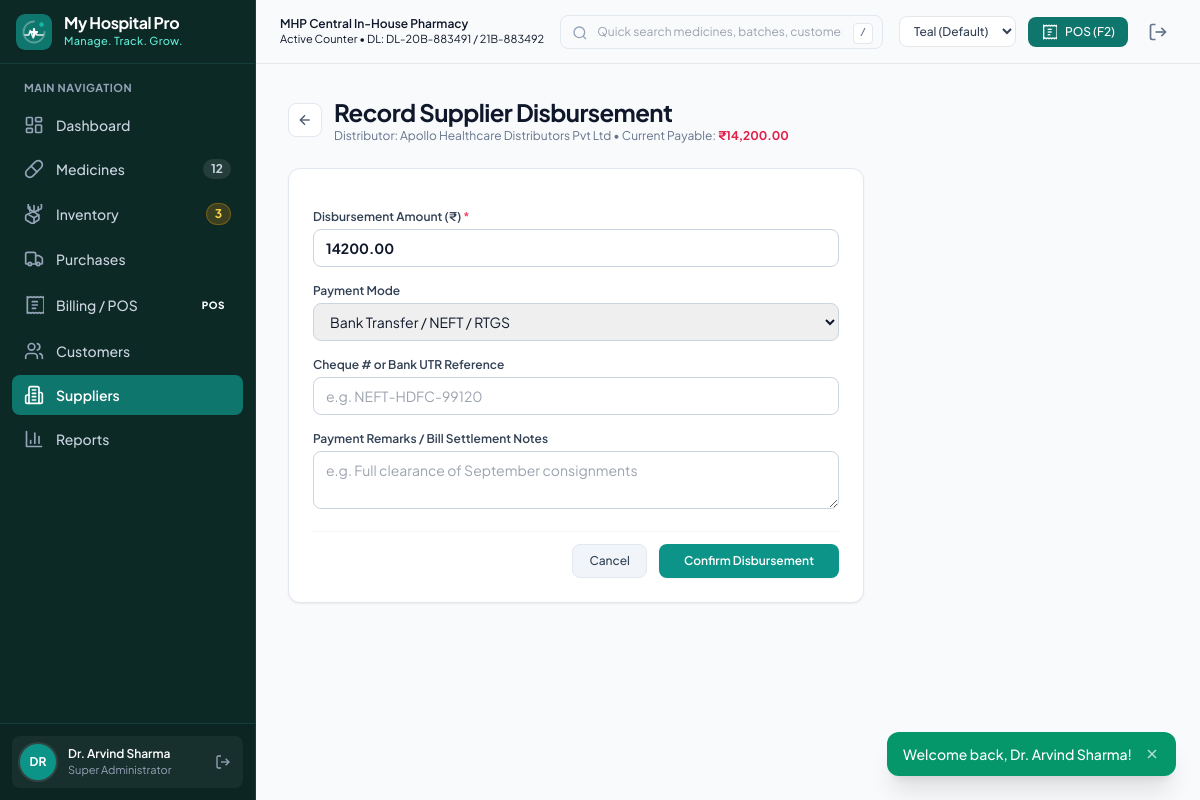
The app's page /suppliers/payment.php?supplier_id=1 (signed in) with its own data.
### tables this page shows
CREATE TABLE `users` (
  `id` INT UNSIGNED NOT NULL AUTO_INCREMENT,
  `name` VARCHAR(100) NOT NULL,
  `username` VARCHAR(50) NOT NULL UNIQUE,
  `email` VARCHAR(100) NOT NULL UNIQUE,
  `password` VARCHAR(255) NOT NULL,
  `role_id` INT UNSIGNED NOT NULL,
  `phone` VARCHAR(20) DEFAULT NULL,
  `status` ENUM('active', 'inactive') NOT NULL DEFAULT 'active',
  `last_login` DATETIME DEFAULT NULL,
  `created_at` TIMESTAMP NOT NULL DEFAULT CURRENT_TIMESTAMP,
  `updated_at` TIMESTAMP NOT NULL DEFAULT CURRENT_TIMESTAMP ON UPDATE CURRENT_TIMESTAMP,
  PRIMARY KEY (`id`),
  KEY `idx_users_role` (`role_id`),
  CONSTRAINT `fk_users_role` FOREIGN KEY (`role_id`) REFERENCES `roles` (`id`) ON UPDATE CASCADE
);

CREATE TABLE `roles` (
  `id` INT UNSIGNED NOT NULL AUTO_INCREMENT,
  `name` VARCHAR(50) NOT NULL UNIQUE,
  `display_name` VARCHAR(100) NOT NULL,
  `description` TEXT DEFAULT NULL,
  `created_at` TIMESTAMP NOT NULL DEFAULT CURRENT_TIMESTAMP,
  PRIMARY KEY (`id`)
);

CREATE TABLE `suppliers` (
  `id` INT UNSIGNED NOT NULL AUTO_INCREMENT,
  `supplier_code` VARCHAR(30) NOT NULL UNIQUE,
  `name` VARCHAR(150) NOT NULL,
  `company_name` VARCHAR(150) DEFAULT NULL,
  `contact_person` VARCHAR(100) NOT NULL,
  `phone` VARCHAR(30) NOT NULL,
  `email` VARCHAR(100) DEFAULT NULL,
  `address` VARCHAR(255) DEFAULT NULL,
  `city` VARCHAR(80) DEFAULT 'Delhi',
  `state` VARCHAR(80) DEFAULT 'Delhi',
  `pincode` VARCHAR(20) DEFAULT '110006',
  `gstin` VARCHAR(30) NOT NULL,
  `drug_license` VARCHAR(80) DEFAULT NULL,
  `payment_terms` VARCHAR(50) DEFAULT '30 Days Net',
  `opening_balance` DECIMAL(10,2) NOT NULL DEFAULT 0.00,
  `current_balance` DECIMAL(10,2) NOT NULL DEFAULT 0.00,
  `status` ENUM('active', 'inactive') NOT NULL DEFAULT 'active',
  `created_at` TIMESTAMP NOT NULL DEFAULT CURRENT_TIMESTAMP,
  `updated_at` TIMESTAMP NOT NULL DEFAULT CURRENT_TIMESTAMP ON UPDATE CURRENT_TIMESTAMP,
  PRIMARY KEY (`id`),
  KEY `idx_supp_name` (`name`),
  KEY `idx_supp_phone` (`phone`),
  KEY `idx_supp_gstin` (`gstin`)
);

### includes/functions.php (called while the page is built, shortened)
<?php
function get_root_url(): string {
    $script = str_replace('\\', '/', $_SERVER['SCRIPT_NAME'] ?? '');
    if (strpos($script, '/medicines/') !== false ||
        strpos($script, '/purchases/') !== false ||
        strpos($script, '/inventory/') !== false ||
        strpos($script, '/billing/') !== false ||
        strpos($script, '/customers/') !== false ||
        strpos($script, '/suppliers/') !== false ||
        strpos($script, '/reports/') !== false ||
        strpos($script, '/auth/') !== false ||
        strpos($script, '/api/') !== false ||
        strpos($script, '/install/') !== false) {
        return '../';
    }
    return '';
}
function e(?string $string): string {
    return htmlspecialchars((string)$string, ENT_QUOTES, 'UTF-8');
}
function format_currency($amount): string {
    $val = (float)($amount ?? 0);
    return '₹' . number_format($val, 2);
}
function get_setting(string $key, $default = null): ?string {
    static $settings = null;
    if ($settings === null) {
        try {
            $db = get_db();
            $stmt = $db->query("SELECT setting_key, setting_value FROM settings");
            $settings = $stmt->fetchAll(PDO::FETCH_KEY_PAIR) ?: [];
        } catch (Exception $e) {
            $settings = [];
        }
    }
    return $settings[$key] ?? $default;
}

### includes/auth.php (called while the page is built, shortened)
<?php
function current_user(): ?array {
    static $user = null;
    if ($user === null) {
        $db = get_db();
        $stmt = $db->prepare("SELECT u.*, r.name as role_name, r.display_name as role_display
                              FROM users u
                              JOIN roles r ON u.role_id = r.id
                              WHERE u.id = ? AND u.status = 'active' LIMIT 1");
        $stmt->execute([$_SESSION['user_id']]);
        $user = $stmt->fetch() ?: null;
    }
    return $user;
}

### suppliers/payment.php (the view, shortened to what this page needs)
<?php
$current_page = "suppliers";
require_once __DIR__ . '/../includes/header.php';
require_once __DIR__ . '/../includes/sidebar.php';
$db = get_db();
$supplier_id = (int)($_GET['supplier_id'] ?? 0);
$stmt = $db->prepare("SELECT * FROM suppliers WHERE id = ?");
$stmt->execute([$supplier_id]);
$supp = $stmt->fetch();
?>
<div class="flex-1 flex flex-col min-w-0 overflow-hidden">
    <?php require_once __DIR__ . '/../includes/navbar.php'; ?>
    <main class="flex-1 overflow-y-auto p-4 md:p-6 lg:p-8 space-y-6">
        <div class="flex items-center justify-between">
            <div class="flex items-center gap-3">
                <a href="view.php?id=<?= $supplier_id ?>" class="p-2 rounded-lg bg-white border border-slate-200 text-slate-600 hover:bg-slate-50 transition-colors">
                    <svg class="w-4 h-4" viewBox="0 0 24 24" fill="none" stroke="currentColor" stroke-width="2"><path d="m12 19-7-7 7-7"/><path d="M19 12H5"/></svg>
                </a>
                <div>
                    <h1 class="text-xl md:text-2xl font-bold text-slate-900 tracking-tight">Record Supplier Disbursement</h1>
                    <p class="text-xs text-slate-500">Distributor: <?= e($supp['name']) ?> • Current Payable: <strong class="text-rose-600"><?= format_currency($supp['current_balance']) ?></strong></p>
                </div>
            </div>
        </div>
        <div class="max-w-xl">
            <form method="POST" action="payment.php?supplier_id=<?= $supplier_id ?>" class="app-card p-6 bg-white border border-slate-200 rounded-xl shadow-xs space-y-4">
                <div>
                    <label class="text-xs font-semibold text-slate-700 mb-1 block">Disbursement Amount (₹) <span class="text-rose-500">*</span></label>
                    <input type="number" step="0.01" name="amount" required value="<?= e($supp['current_balance']) ?>" max="<?= e($supp['current_balance']) ?>" class="w-full border border-slate-300 rounded-lg px-3 py-2 text-xs sm:text-sm font-bold text-slate-900 focus:ring-2 focus:ring-teal-600">
                </div>
                <div>
                    <label class="text-xs font-semibold text-slate-700 mb-1 block">Payment Mode</label>
                    <select name="payment_method" class="w-full border border-slate-300 rounded-lg px-3 py-2 text-xs sm:text-sm focus:ring-2 focus:ring-teal-600">
                        <option value="Bank Transfer / NEFT">Bank Transfer / NEFT / RTGS</option>
                    </select>
                </div>
                <div>
                    <label class="text-xs font-semibold text-slate-700 mb-1 block">Cheque # or Bank UTR Reference</label>
                    <input type="text" name="reference_number" placeholder="e.g. NEFT-HDFC-99120" class="w-full border border-slate-300 rounded-lg px-3 py-2 text-xs sm:text-sm focus:ring-2 focus:ring-teal-600">
                </div>
                <div>
                    <label class="text-xs font-semibold text-slate-700 mb-1 block">Payment Remarks / Bill Settlement Notes</label>
                    <textarea name="notes" rows="2" placeholder="e.g. Full clearance of September consignments" class="w-full border border-slate-300 rounded-lg px-3 py-2 text-xs sm:text-sm focus:ring-2 focus:ring-teal-600"></textarea>
                </div>
                <div class="flex items-center justify-end gap-3 pt-3 border-t border-slate-100">
                    <a href="view.php?id=<?= $supplier_id ?>" class="btn-secondary text-xs py-2 px-4 bg-slate-100 text-slate-700 rounded-lg">Cancel</a>
                    <button type="submit" class="btn-primary text-xs py-2 px-6 bg-teal-600 hover:bg-teal-700 text-white font-semibold rounded-lg shadow-sm">
                        Confirm Disbursement
                    </button>
                </div>
            </form>
        </div>
    </main>
</div>
<?php require_once __DIR__ . '/../includes/footer.php'; ?>

### includes/sidebar.php (shortened to what this page needs)
<?php
$root = get_root_url();
$current_page = $current_page ?? '';
$db = get_db();
try {
    $med_count = (int)$db->query("SELECT COUNT(*) FROM medicines WHERE status = 'active'")->fetchColumn();
    $low_stock_count = (int)$db->query("
        SELECT COUNT(DISTINCT m.id)
        FROM medicines m
        LEFT JOIN medicine_batches b ON m.id = b.medicine_id AND b.status = 'active'
        WHERE m.status = 'active'
        GROUP BY m.id, m.reorder_level
        HAVING COALESCE(SUM(b.quantity), 0) <= m.reorder_level
    ")->rowCount();
} catch (Exception $e) {
}
$user = current_user();
?>
<aside id="app-sidebar" class="transition-transform duration-200 z-30 fixed lg:static inset-y-0 left-0 -translate-x-full lg:translate-x-0 flex flex-col h-full bg-[var(--sidebar-bg)] border-r border-[var(--sidebar-border)] text-[var(--sidebar-text)] w-64 select-none">
    <div class="h-16 flex items-center justify-between px-4 border-b border-[var(--sidebar-border)]">
        <a href="<?= $root ?>dashboard.php" class="flex items-center gap-3">
            <img src="<?= $root ?>assets/images/logo.svg" alt="Logo" class="w-9 h-9 rounded-lg shadow-sm" onerror="this.src='<?= $root ?>assets/images/favicon.svg'"/>
            <div class="flex flex-col">
                <span class="font-bold text-base text-white tracking-tight leading-tight"><?= e(get_setting('hospital_name', APP_NAME)) ?></span>
                <span class="text-[11px] text-teal-300 font-medium tracking-wide"><?= e(get_setting('tagline', APP_TAGLINE)) ?></span>
            </div>
        </a>
    </div>
    <div class="flex-1 px-3 py-4 space-y-1 overflow-y-auto">
        <div class="text-[11px] font-bold uppercase tracking-wider text-slate-400 px-3 mb-2">Main Navigation</div>
        <?php foreach ($nav_items as $item): ?>
            <?php $is_active = ($item['key'] === $current_page); ?>
            <a href="<?= e($item['url']) ?>"
               class="group flex items-center gap-3 px-3 py-2.5 rounded-lg text-sm font-medium transition-colors <?= $is_active ? 'bg-[var(--sidebar-active)] text-white shadow-sm font-semibold' : 'text-slate-300 hover:bg-white/10 hover:text-white' ?>">
                <span class="<?= $is_active ? 'text-white' : 'text-slate-400 group-hover:text-white' ?>">
                    <?= $item['icon'] ?>
                </span>
                <span class="truncate"><?= e($item['label']) ?></span>
                <?php if (!empty($item['badge'])): ?>
                    <span class="ml-auto text-xs px-2 py-0.5 rounded-full font-bold <?= $item['badge_class'] ?? 'bg-white/10 text-slate-300' ?>">
                        <?= e($item['badge']) ?>
                    </span>
                <?php elseif (!empty($item['highlight'])): ?>
                    <span class="ml-auto text-[10px] uppercase tracking-wider px-1.5 py-0.5 rounded font-extrabold bg-primary text-white">POS</span>
                <?php endif; ?>
            </a>
        <?php endforeach; ?>
    </div>
    <div class="p-3 border-t border-[var(--sidebar-border)] bg-black/10">
        <div class="flex items-center gap-3 p-2 rounded-lg bg-white/5">
            <div class="w-9 h-9 rounded-full bg-teal-600 flex items-center justify-center font-bold text-white text-xs ring-2 ring-white/10">
                <?= strtoupper(substr($user['name'] ?? 'AD', 0, 2)) ?>
            </div>
            <div class="flex-1 min-w-0">
                <div class="text-xs font-semibold text-white truncate"><?= e($user['name'] ?? 'Staff User') ?></div>
                <div class="text-[11px] text-slate-400 truncate"><?= e($user['role_display'] ?? 'Staff') ?></div>
            </div>
            <a href="<?= $root ?>logout.php" title="Sign Out" class="text-slate-400 hover:text-rose-400 p-1 rounded transition-colors">
                <svg class="w-4 h-4" viewBox="0 0 24 24" fill="none" stroke="currentColor" stroke-width="2"><path d="M9 21H5a2 2 0 0 1-2-2V5a2 2 0 0 1 2-2h4"/><polyline points="16 17 21 12 16 7"/><line x1="21" x2="9" y1="12" y2="12"/></svg>
            </a>
        </div>
    </div>
</aside>

### assets/css/themes.css (style rules this page uses)
:root, [data-theme="default"] { --primary: #0f766e; --primary-dark: #115e59; --primary-light: #ccfbf1; --primary-hover: #0d6962; --primary-rgb: 15, 118, 110; --accent: #14b8a6; --background: #f8fafc; --surface: #ffffff; --surface-alt: #f1f5f9; --surface-hover: #f8fafc; --text: #0f172a; --text-secondary: #334155; --muted: #64748b; --border: #e2e8f0; --border-dark: #cbd5e1; --success: #16a34a; --success-light: #dcfce7; --warning: #d97706; --warning-light: #fef3c7; --danger: #dc2626; --danger-light: #fee2e2; --info: #0284c7; --info-light: #e0f2fe; --sidebar-bg: #0d2926; --sidebar-text: #e2e8f0; --sidebar-active: #0f766e; --sidebar-border: #133e3a; }

### assets/css/app.css (style rules this page uses)
body { font-family: 'Plus Jakarta Sans', 'Inter', -apple-system, BlinkMacSystemFont, 'Segoe UI', Roboto, sans-serif; background-color: var(--background); color: var(--text); -webkit-font-smoothing: antialiased; -moz-osx-font-smoothing: grayscale; }
.btn-primary { background-color: var(--primary); color: #ffffff; font-weight: 500; padding: 0.5rem 1rem; border-radius: 0.5rem; display: inline-flex; align-items: center; justify-content: center; gap: 0.5rem; transition: all 0.15s ease-in-out; border: 1px solid transparent; }
.btn-secondary { background-color: var(--surface); color: var(--text); font-weight: 500; padding: 0.5rem 1rem; border-radius: 0.5rem; display: inline-flex; align-items: center; justify-content: center; gap: 0.5rem; transition: all 0.15s ease-in-out; border: 1px solid var(--border); }
.app-card { background-color: var(--surface); border: 1px solid var(--border); border-radius: 0.75rem; box-shadow: 0 1px 3px 0 rgba(0, 0, 0, 0.05), 0 1px 2px -1px rgba(0, 0, 0, 0.05); }

### records on screen
users: name "DR", name "Dr. Arvind Sharma", role.display_name "Super Administrator"
suppliers: name "Apollo Healthcare Distributors Pvt Ltd", current_balance "₹14,200.00", amount "14200.00"

### other values on screen
get_setting('hospital_name', APP_NAME) "My Hospital Pro"
get_setting('tagline', APP_TAGLINE) "Manage. Track. Grow."
$item['label'] "Dashboard"
$item['label'] "Medicines"
$item['badge'] "12"
$item['label'] "Inventory"
$item['badge'] "3"
$item['label'] "Purchases"
$item['label'] "Billing / POS"
$item['label'] "Customers"
$item['label'] "Suppliers"
$item['label'] "Reports"
get_setting('store_name', HOSPITAL_STORE_NAME) "MHP Central In-House Pharmacy"
get_setting('drug_license', HOSPITAL_DL_NUMBER) "DL-20B-883491 / 21B-883492"
$flash['message'] "Welcome back, Dr. Arvind Sharma!"
